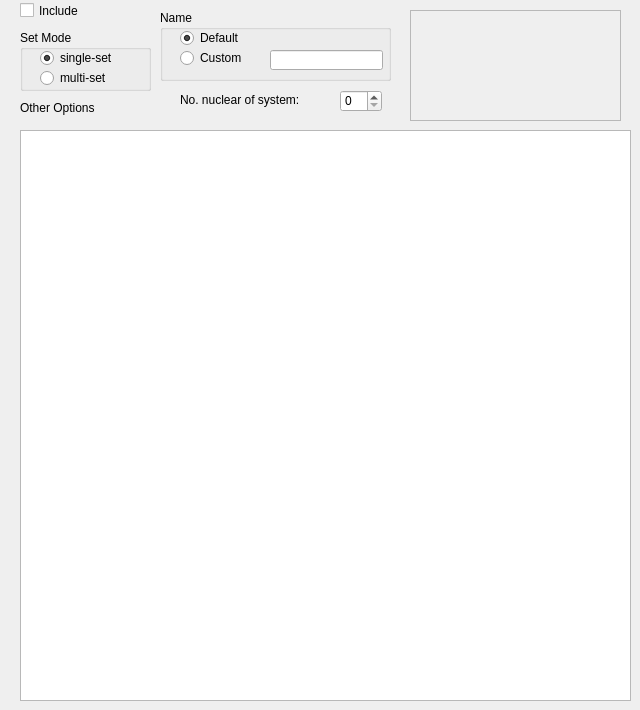
        <widget class="QWidget" name="spf_tab">
         <property name="toolTip">
          <string>&lt;html&gt;&lt;head/&gt;&lt;body&gt;&lt;p&gt;Define the single-particle function basis to be used in a wave function calculation or a calculation employing density operators of type II&lt;/p&gt;&lt;/body&gt;&lt;/html&gt;</string>
         </property>
         <property name="secname" stdset="0">
          <string>spfsection</string>
         </property>
         <property name="func" stdset="0">
          <string>find_spf_cntrls</string>
         </property>
         <property name="ctl_list" stdset="0">
          <string>spf_control</string>
         </property>
         <property name="sec_chk" stdset="0">
          <string>spf_inc</string>
         </property>
         <property name="sec_str" stdset="0">
          <string>SPF-BASIS</string>
         </property>
         <attribute name="title">
          <string>SPF-Basis</string>
         </attribute>
         <widget class="QCheckBox" name="spf_inc">
          <property name="geometry">
           <rect>
            <x>20</x>
            <y>0</y>
            <width>85</width>
            <height>21</height>
           </rect>
          </property>
          <property name="toolTip">
           <string>Check if you want section to be included</string>
          </property>
          <property name="text">
           <string>Include</string>
          </property>
          <property name="checked">
           <bool>false</bool>
          </property>
         </widget>
         <widget class="QTextEdit" name="spf_free_text">
          <property name="geometry">
           <rect>
            <x>20</x>
            <y>130</y>
            <width>611</width>
            <height>571</height>
           </rect>
          </property>
          <property name="toolTip">
           <string>&lt;html&gt;&lt;head/&gt;&lt;body&gt;&lt;p&gt;Space for free text to enter other options&lt;/p&gt;&lt;/body&gt;&lt;/html&gt;</string>
          </property>
          <property name="quantp" stdset="0">
           <string>free</string>
          </property>
         </widget>
         <widget class="QLabel" name="dirfre_lab_2">
          <property name="geometry">
           <rect>
            <x>20</x>
            <y>100</y>
            <width>101</width>
            <height>16</height>
           </rect>
          </property>
          <property name="text">
           <string>Other Options</string>
          </property>
         </widget>
         <widget class="QGroupBox" name="spfSetGbox">
          <property name="geometry">
           <rect>
            <x>20</x>
            <y>30</y>
            <width>131</width>
            <height>61</height>
           </rect>
          </property>
          <property name="title">
           <string>Set Mode</string>
          </property>
          <property name="quantp" stdset="0">
           <string>unique</string>
          </property>
          <property name="unique_str" stdset="0">
           <string>unique_spf_set</string>
          </property>
          <widget class="QRadioButton" name="spfSingleSetRBtn">
           <property name="geometry">
            <rect>
             <x>20</x>
             <y>20</y>
             <width>89</width>
             <height>16</height>
            </rect>
           </property>
           <property name="text">
            <string>single-set</string>
           </property>
           <property name="checked">
            <bool>true</bool>
           </property>
          </widget>
          <widget class="QRadioButton" name="spfMultiSetRbtn">
           <property name="geometry">
            <rect>
             <x>20</x>
             <y>40</y>
             <width>89</width>
             <height>16</height>
            </rect>
           </property>
           <property name="text">
            <string>multi-set</string>
           </property>
          </widget>
         </widget>
         <widget class="QLabel" name="spfNoLabel">
          <property name="geometry">
           <rect>
            <x>180</x>
            <y>90</y>
            <width>151</width>
            <height>20</height>
           </rect>
          </property>
          <property name="text">
           <string>No. nuclear of system:</string>
          </property>
         </widget>
         <widget class="QSpinBox" name="spfNuclSBox">
          <property name="geometry">
           <rect>
            <x>340</x>
            <y>90</y>
            <width>42</width>
            <height>22</height>
           </rect>
          </property>
          <property name="singleStep">
           <number>1</number>
          </property>
          <property name="value">
           <number>0</number>
          </property>
          <property name="quantp" stdset="0">
           <string>unique</string>
          </property>
          <property name="unique_str" stdset="0">
           <string>unique_spf_nuclear</string>
          </property>
         </widget>
         <widget class="QScrollArea" name="spfScrollArea">
          <property name="geometry">
           <rect>
            <x>410</x>
            <y>10</y>
            <width>211</width>
            <height>111</height>
           </rect>
          </property>
          <property name="widgetResizable">
           <bool>true</bool>
          </property>
          <widget class="QWidget" name="scrollAreaWidgetContents">
           <property name="geometry">
            <rect>
             <x>0</x>
             <y>0</y>
             <width>209</width>
             <height>109</height>
            </rect>
           </property>
           <layout class="QVBoxLayout" name="verticalLayout">
            <item>
             <layout class="QGridLayout" name="spfNuclearGridLayout"/>
            </item>
           </layout>
          </widget>
         </widget>
         <widget class="QGroupBox" name="spfNameGbox">
          <property name="geometry">
           <rect>
            <x>160</x>
            <y>10</y>
            <width>231</width>
            <height>71</height>
           </rect>
          </property>
          <property name="title">
           <string>Name</string>
          </property>
          <property name="quantp" stdset="0">
           <string>unique</string>
          </property>
          <property name="unique_str" stdset="0">
           <string>unique_spdo_set</string>
          </property>
          <widget class="QRadioButton" name="spfDefaultRBtn">
           <property name="geometry">
            <rect>
             <x>20</x>
             <y>20</y>
             <width>89</width>
             <height>16</height>
            </rect>
           </property>
           <property name="text">
            <string>Default</string>
           </property>
           <property name="checked">
            <bool>true</bool>
           </property>
          </widget>
          <widget class="QRadioButton" name="spfCustomRbtn">
           <property name="geometry">
            <rect>
             <x>20</x>
             <y>40</y>
             <width>89</width>
             <height>16</height>
            </rect>
           </property>
           <property name="text">
            <string>Custom</string>
           </property>
          </widget>
          <widget class="QLineEdit" name="spfCustomEdit">
           <property name="geometry">
            <rect>
             <x>110</x>
             <y>40</y>
             <width>113</width>
             <height>20</height>
            </rect>
           </property>
          </widget>
         </widget>
        </widget>
